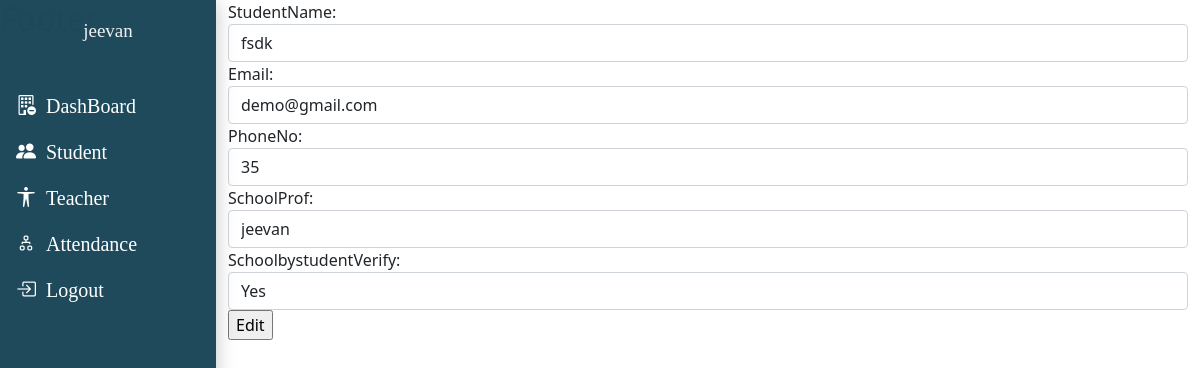
Screenshot of /school/student_Profile/6 (signed in) with the database file from the repository.
### Auth/models.py (models this page shows)
class User(AbstractUser):
    name=models.CharField(max_length=60)
    types=models.CharField(max_length=50,choices=ROLES,default="admin")
    def __str__(self):
        return self.username

### school/models.py (models this page shows, shortened)
class SchoolStudentsModel(models.Model):
	author=models.ForeignKey('Auth.User',on_delete=models.CASCADE,null=True,blank=True)
	schoolProf=models.ForeignKey('school.SchoolProfileModel',on_delete=models.CASCADE,null=True,blank=True,related_name="studentSchools")
	studentProf=models.ForeignKey('student.StudentProfileModel',on_delete=models.CASCADE,related_name="studentsSS",null=True,blank=True)
	studentName=models.CharField(max_length=60)
	email=models.EmailField()
	phoneNo=models.BigIntegerField(null=True,blank=True)
	publish = models.DateTimeField(default=timezone.now)
	created = models.DateTimeField(auto_now_add=True)
	updated = models.DateTimeField(auto_now=True)
	schoolbystudentVerify=models.BooleanField(null=True,default=False)
	status = models.CharField(max_length=10, choices=STATUS_CHOICES, default='draft')

### school/views.py (the view)
# urls.py: path('student_Profile/<int:id>',views.EditStudentProfile,name="editstudentprofile"),
def EditStudentProfile(request,id):
    instance=SchoolStudentsModel.objects.get(id=id)
    if request.method == "POST":
        form=EditStudentProfileForm(request.POST,instance=instance)
        if form.is_valid():
            form.save()
            return redirect('school:StudentDetaillist')
    else:
        form=EditStudentProfileForm(instance=instance)
    context={
        'form':form
    }
    return render(request,"base/editstudentProfile.html",context)

### school/forms.py
class EditStudentProfileForm(forms.ModelForm):
    class Meta:
        model=SchoolStudentsModel
        fields=('studentName','email','phoneNo','schoolProf','schoolbystudentVerify')
    def __init__(self,*args,**kwargs):
        super(EditStudentProfileForm,self).__init__(*args,**kwargs)
        for fieldName,fields in self.fields.items():
            fields.widget.attrs['class']='form-control'

### school/models.py (called while the page is built)
    def __str__(self):
        return self.name

### school/templates/base/editstudentProfile.html (shortened to what this page needs)
{% extends 'base/schoolBase.html' %}
{% block content %}
<div class="main">
    <form action="" method="post" enctype="multipart/form-data">
        {{form}}
        <input type="submit" value="Edit">
    </form>
</div>
{% endblock %}

### school/templates/base/schoolBase.html (shortened to what this page needs)
{% load static %}
<!DOCTYPE html>
<html lang="en">
<head>
    </head>
<body>
    {% if request.user.types == "school" %}
    <div class="main">
    <header class="NavContainer">
        <div class="container">
            <div class="row">
                <div class="col-12 ">
                    <div class="sidenav">
                            <div class="head_info">
                                <div class="SchoolInfo">
                                <h5>{{request.user}}</h5>
                                </div>
                            </div>
                        <nav class="NavBarItem">
                            <ul class="nav " id="navItem">
                                <li class="nav-item">
                                    <a href="{% url 'school:Dashboard' %}" class="nav-link"><i class="bi bi-building-dash "></i>DashBoard</a>
                                </li>
                                <li class="nav-item">
                                    <a href="{% url 'school:StudentDetaillist' %}" class="nav-link"><i class="bi bi-people-fill "></i>Student </a>
                                </li>
                                <li class="nav-item">
                                    <a href="{% url 'school:TeacherDetaillist' %}" class="nav-link"><i class="bi bi-universal-access "> </i>Teacher</a>
                                </li>
                                <li class="nav-item">
                                    <a href="{% url 'school:studentAttendanceList' %}" class="nav-link"><i class="bi bi-diagram-2"></i>Attendance</a>
                                </li>
                                <li class="nav-item">
                                    <a href="#" class="nav-link"> <i class="bi bi-box-arrow-in-right "></i>Logout</a>
                                </li>
                            </ul>
                        </nav>
                    </div>
                </div>
            </div>
        </div>
    </header>
    <section class="MainContainer">
        <div class="container">
            <div class="row ">
                <div class="col-12">
                    {% block content  %}
                    {% endblock %}
                </div>
            </div>
        </div>
    </section>
    </div>
 <footer>
    <h2>Footer</h2>
 </footer>
 {% endif %}
 <link rel="stylesheet" href="{% static 'css/style.css' %}">
    <link href="https://cdn.datatables.net/v/dt/dt-2.0.7/datatables.min.css" rel="stylesheet">
    <link rel="stylesheet" href="https://cdn.jsdelivr.net/npm/bootstrap-icons@1.11.3/font/bootstrap-icons.min.css">
    <link href="{% static 'bootstrap/bootstrap.css' %}" rel="stylesheet">
</body>
</html>

### school/static/css/style.css (style rules this page uses)
.NavContainer .sidenav { height:100%; width: 18%; position: fixed; z-index:1; top:0; left:0; background-color:#1e495afd; box-shadow: rgba(0, 0, 0, 0.24) 0px 3px 18px; overflow-x:hidden; padding-top:20px; }
.sidenav .head_info .SchoolInfo { display: flex; justify-content: center; align-items: center; gap: 12px; }
.sidenav .head_info .SchoolInfo h5 { color: #f1f1f1; font-size: 19px; font-family: Cambria, Cochin, Georgia, Times, 'Times New Roman', serif; }
.NavContainer { float: left; }
.NavContainer .NavBarItem .nav { margin-top: 2rem; display: flex; flex-direction: column; }
.NavContainer .NavBarItem .nav li { list-style-type: none; display: block; }
.NavContainer .NavBarItem .nav li a { font-size: 20px; font-family:fantasy; color:#ffffff; }
.NavContainer .NavBarItem .nav li a i { float: left; padding-right: 10px; }
.MainContainer { width: 82%; float: right; overflow: hidden; }

### rows the page displays
SchoolStudentsModel: studentName "fsdk", email "demo@gmail.com", phoneNo "35", schoolProf "jeevan", schoolbystudentVerify "Yes"

### other values shown
{{ request.user }} "jeevan"
